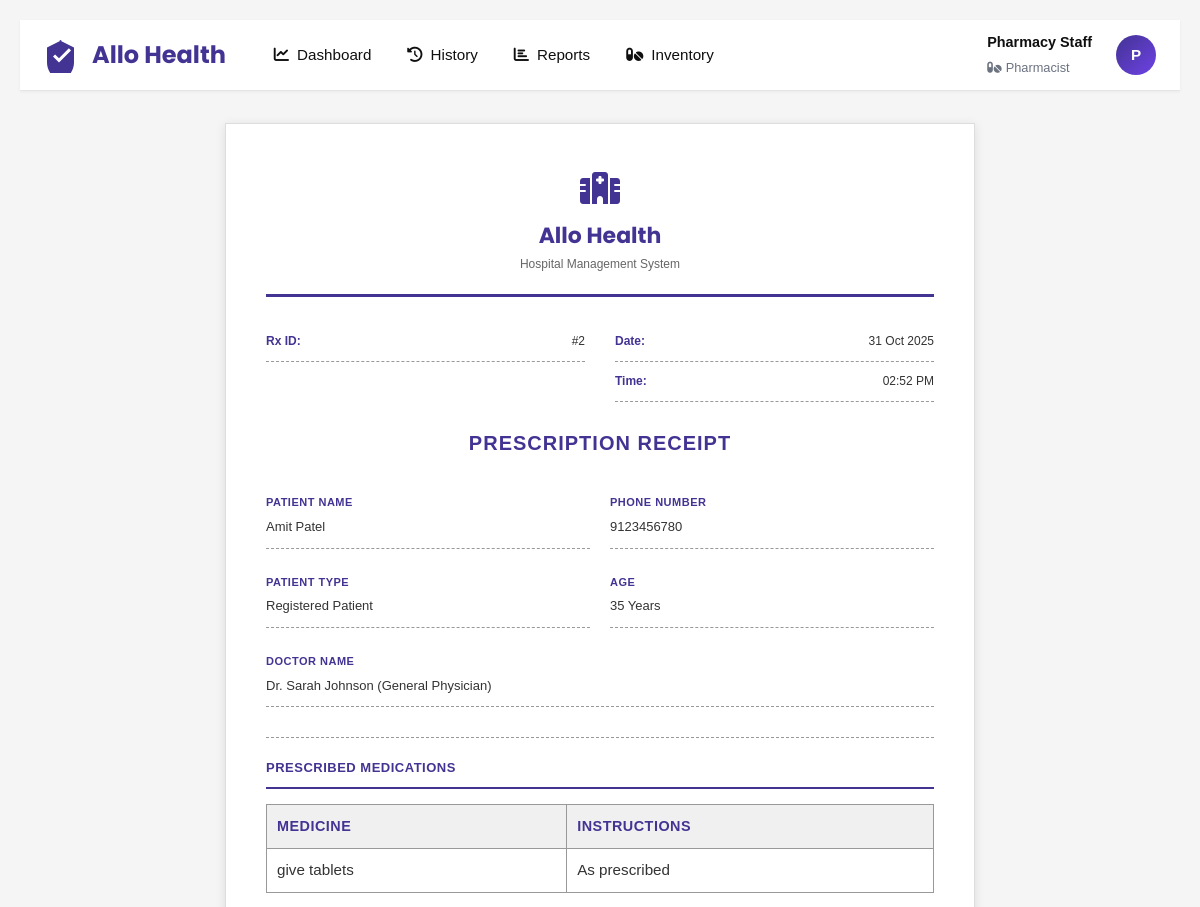
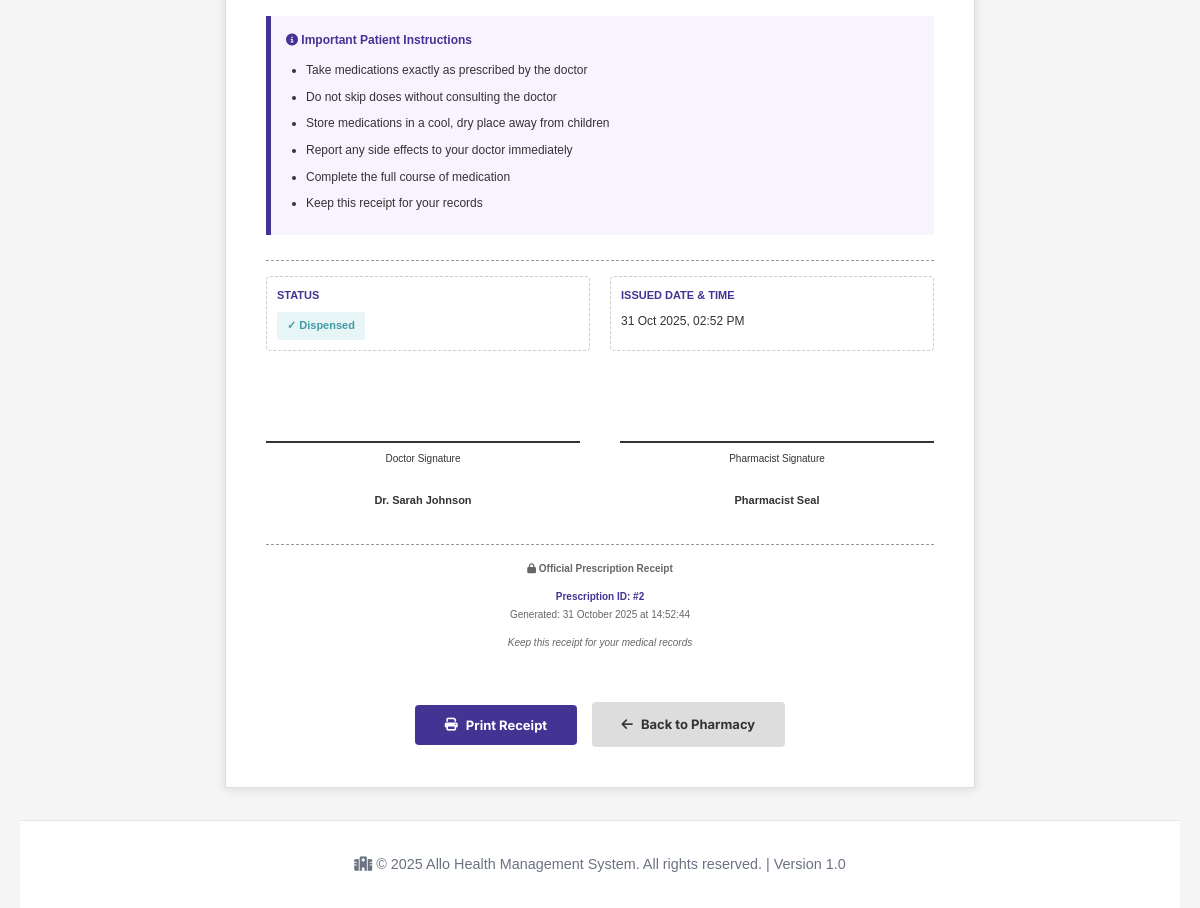
The app's page /pharmacy/prescription/2/print (signed in) with its own data (2 pictures, top to bottom).
### app.py (models this page shows, shortened)
class User(UserMixin, db.Model):
    __tablename__ = 'users'
    id = db.Column(db.Integer, primary_key=True)
    emp_no = db.Column(db.String(80), unique=True, nullable=False, index=True)
    email = db.Column(db.String(120), unique=True, nullable=False, index=True)
    password_hash = db.Column(db.String(255), nullable=False)
    full_name = db.Column(db.String(120))
    role = db.Column(db.String(20), nullable=False, default='receptionist')  # admin, receptionist, doctor, pharmacist
    is_active = db.Column(db.Boolean, default=True)
    created_at = db.Column(db.DateTime, default=datetime.utcnow)
    doctor_profile = db.relationship('Doctor', backref='user', uselist=False, cascade='all, delete-orphan')
    appointments_created = db.relationship('Appointment', backref='creator', foreign_keys='Appointment.created_by')

class Prescription(db.Model):
    __tablename__ = 'prescriptions'
    id = db.Column(db.Integer, primary_key=True)
    patient_id = db.Column(db.Integer, db.ForeignKey('patients.id'), nullable=True, index=True)  # Changed to nullable=True
    doctor_id = db.Column(db.Integer, db.ForeignKey('doctors.id'), nullable=False, index=True)
    queue_entry_id = db.Column(db.Integer, db.ForeignKey('queue_entries.id'), nullable=True)
    medication_details = db.Column(db.Text, nullable=False)
    status = db.Column(db.String(20), default='Issued', index=True)
    walk_in_name = db.Column(db.String(120))
    walk_in_phone = db.Column(db.String(20))
    created_at = db.Column(db.DateTime, default=datetime.utcnow)
    dispensed_at = db.Column(db.DateTime)
    dispensed_by = db.Column(db.Integer, db.ForeignKey('users.id'))
    queue_entry = db.relationship('QueueEntry', backref='prescriptions')
    dispenser = db.relationship('User', foreign_keys=[dispensed_by])
    def get_patient_name(self):
        return self.patient.name if self.patient else self.walk_in_name
    def get_patient_phone(self):
        return self.patient.phone if self.patient else self.walk_in_phone

class Patient(db.Model):
    __tablename__ = 'patients'
    id = db.Column(db.Integer, primary_key=True)
    name = db.Column(db.String(120), nullable=False)
    phone = db.Column(db.String(20), nullable=False, index=True)
    email = db.Column(db.String(120))
    gender = db.Column(db.String(20))
    age = db.Column(db.Integer)
    address = db.Column(db.Text)
    notes = db.Column(db.Text)
    created_at = db.Column(db.DateTime, default=datetime.utcnow)
    appointments = db.relationship('Appointment', backref='patient', lazy='dynamic')
    queue_entries = db.relationship('QueueEntry', backref='patient', lazy='dynamic')
    prescriptions = db.relationship('Prescription', backref='patient', lazy='dynamic')

class Doctor(db.Model):
    __tablename__ = 'doctors'
    id = db.Column(db.Integer, primary_key=True)
    user_id = db.Column(db.Integer, db.ForeignKey('users.id'), nullable=False, unique=True)
    specialization = db.Column(db.String(100), nullable=False, index=True)
    gender = db.Column(db.String(20))
    location = db.Column(db.String(200), index=True)
    phone = db.Column(db.String(20))
    availability = db.Column(db.Text)
    consultation_fee = db.Column(db.Float, default=0.0)
    is_active = db.Column(db.Boolean, default=True)
    created_at = db.Column(db.DateTime, default=datetime.utcnow)
    appointments = db.relationship('Appointment', backref='doctor', lazy='dynamic', cascade='all, delete-orphan')
    queue_entries = db.relationship('QueueEntry', backref='doctor', lazy='dynamic')
    prescriptions = db.relationship('Prescription', backref='doctor', lazy='dynamic')

### app.py (the view)
@app.route('/pharmacy/prescription/<int:id>/print')
@login_required
@pharmacist_required
def print_prescription(id):
    prescription = Prescription.query.get_or_404(id)
    return render_template('prescription_print.html', prescription=prescription)

### templates/prescription_print.html (shortened to what this page needs)
{% extends "base.html" %}  {% block extra_css %}
<link
  rel="stylesheet"
  href="https://cdnjs.cloudflare.com/ajax/libs/font-awesome/6.4.0/css/all.min.css"
/>
{% endblock %} {% block content %}
<div class="prescription-wrapper">
  <div class="header">
    <div class="header-logo">
      <i class="fas fa-hospital"></i>
    </div>
    <h2 class="hospital-name">Allo Health</h2>
    <p class="hospital-desc">Hospital Management System</p>
  </div>
  <div class="top-info">
    <div>
      <div class="info-item">
        <span class="info-label">Rx ID:</span>
        <span class="info-value">#{{ prescription.id }}</span>
      </div>
    </div>
    <div>
      <div class="info-item">
        <span class="info-label">Date:</span>
        <span class="info-value"
          >{{ prescription.created_at.strftime('%d %b %Y') }}</span
        >
      </div>
      <div class="info-item">
        <span class="info-label">Time:</span>
        <span class="info-value"
          >{{ prescription.created_at.strftime('%I:%M %p') }}</span
        >
      </div>
    </div>
  </div>
  <div class="title">Prescription Receipt</div>
  <div class="patient-details">
    <div class="detail-row">
      <div class="detail-item">
        <div class="detail-label">Patient Name</div>
        <div class="detail-value">{{ prescription.get_patient_name() }}</div>
      </div>
      <div class="detail-item">
        <div class="detail-label">Phone Number</div>
        <div class="detail-value">{{ prescription.get_patient_phone() }}</div>
      </div>
    </div>
    <div class="detail-row">
      <div class="detail-item">
        <div class="detail-label">Patient Type</div>
        <div class="detail-value">
          {% if prescription.patient %}Registered Patient{% else %}Walk-in
          Patient{% endif %}
        </div>
      </div>
      <div class="detail-item">
        <div class="detail-label">Age</div>
        <div class="detail-value">
          {% if prescription.patient and prescription.patient.age %}{{
          prescription.patient.age }} Years{% else %}N/A{% endif %}
        </div>
      </div>
    </div>
    <div class="detail-row full-width">
      <div class="detail-item full-width">
        <div class="detail-label">Doctor Name</div>
        <div class="detail-value">
          Dr. {{ prescription.doctor.user.full_name }} ({{
          prescription.doctor.specialization }})
        </div>
      </div>
    </div>
  </div>
  <div class="medications-section">
    <div class="section-title">Prescribed Medications</div>
    <table class="med-table">
      <thead>
        <tr>
          <th style="width: 45%">Medicine</th>
          <th style="width: 55%">Instructions</th>
        </tr>
      </thead>
      <tbody>
        {% set meds = prescription.medication_details.split('\n') %} {% for med
        in meds %} {% if med.strip() %} {% set parts = med.split('-') %}
        <tr>
          <td>{{ parts[0].strip() if parts|length > 0 else med }}</td>
          <td>
            {{ parts[1].strip() if parts|length > 1 else 'As prescribed' }}
          </td>
        </tr>
        {% endif %} {% endfor %}
      </tbody>
    </table>
  </div>
  <div class="instructions-box">
    <strong
      ><i class="fas fa-info-circle"></i> Important Patient Instructions</strong
    >
    <ul>
      <li>Take medications exactly as prescribed by the doctor</li>
      <li>Do not skip doses without consulting the doctor</li>
      <li>Store medications in a cool, dry place away from children</li>
      <li>Report any side effects to your doctor immediately</li>
      <li>Complete the full course of medication</li>
      <li>Keep this receipt for your records</li>
    </ul>
  </div>
  <div class="status-section">
    <div class="status-item">
      <div class="status-label">Status</div>
      <div class="status-value">
        <span class="status-badge">
          {% if prescription.status == 'Dispensed' %} ✓ Dispensed {% else %} ⏱
          Pending Dispensing {% endif %}
        </span>
      </div>
    </div>
    <div class="status-item">
      <div class="status-label">Issued Date & Time</div>
      <div class="status-value">
        {{ prescription.created_at.strftime('%d %b %Y, %I:%M %p') }}
      </div>
    </div>
  </div>
  <div class="signature-section">
    <div class="signature-box">
      <span class="label">Doctor Signature</span>
      <div style="margin-top: 25px">
        Dr. {{ prescription.doctor.user.full_name }}
      </div>
    </div>
    <div class="signature-box">
      <span class="label">Pharmacist Signature</span>
      <div style="margin-top: 25px">Pharmacist Seal</div>
    </div>
  </div>
  <div class="footer">
    <p>
      <strong><i class="fas fa-lock"></i> Official Prescription Receipt</strong>
    </p>
    <p class="footer-note">Prescription ID: #{{ prescription.id }}</p>
    <p>
      Generated: {{ prescription.created_at.strftime('%d %B %Y at %H:%M:%S') }}
    </p>
    <p style="margin-top: 10px; font-style: italic">
      Keep this receipt for your medical records
    </p>
  </div>
  <div class="print-btn">
    <button class="btn" onclick="window.print()">
      <i class="fas fa-print"></i> Print Receipt
    </button>
    <a href="{{ url_for('pharmacy') }}" class="btn btn-secondary">
      <i class="fas fa-arrow-left"></i> Back to Pharmacy
    </a>
  </div>
</div>
{% endblock %}

### templates/base.html (shortened to what this page needs)
<!DOCTYPE html>
<html lang="en">
  <head>
    <link
      rel="stylesheet"
      href="https://cdnjs.cloudflare.com/ajax/libs/font-awesome/6.4.0/css/all.min.css"
    />
    {% block extra_css %}{% endblock %}
  </head>
  <body>
    <nav class="navbar">
      <div class="navbar-container">
        {% if current_user.is_authenticated and current_user.role == 'doctor' %}
        <a href="{{ url_for('doctor_dashboard') }}" class="navbar-brand">
          <svg viewBox="0 0 24 24" fill="currentColor">
            <path
              d="M12 2L2 7v10c0 5.55 3.84 10.74 9 12 5.16-1.26 9-6.45 9-12V7l-10-5z"
            />
            <path
              d="M10 17l-4-4 1.41-1.41L10 14.17l6.59-6.59L18 9l-8 8z"
              fill="white"
            />
          </svg>
          <span>Allo Health</span>
        </a>
        {% elif current_user.is_authenticated and current_user.role ==
        'pharmacist' %}
        <a href="{{ url_for('pharmacy') }}" class="navbar-brand">
          <svg viewBox="0 0 24 24" fill="currentColor">
            <path
              d="M12 2L2 7v10c0 5.55 3.84 10.74 9 12 5.16-1.26 9-6.45 9-12V7l-10-5z"
            />
            <path
              d="M10 17l-4-4 1.41-1.41L10 14.17l6.59-6.59L18 9l-8 8z"
              fill="white"
            />
          </svg>
          <span>Allo Health</span>
        </a>
        {% endif %}
        <ul class="navbar-menu" id="navbarMenu">
          {% if current_user.is_authenticated and current_user.role ==
          'pharmacist' %}
          <li>
            <a
              href="{{ url_for('pharmacy') }}"
              class="navbar-link {% if request.endpoint == 'pharmacy' %}active{% endif %}"
              title="Dashboard"
            >
              <i class="fas fa-chart-line"></i>
              <span>Dashboard</span>
            </a>
          </li>
          <li>
            <a
              href="{{ url_for('pharmacy_prescription_history') }}"
              class="navbar-link {% if request.endpoint == 'pharmacy_prescription_history' %}active{% endif %}"
              title="Prescription History"
            >
              <i class="fas fa-history"></i>
              <span>History</span>
            </a>
          </li>
          <li>
            <a
              href="{{ url_for('pharmacy_reports') }}"
              class="navbar-link {% if request.endpoint == 'pharmacy_reports' %}active{% endif %}"
              title="Reports"
            >
              <i class="fas fa-chart-bar"></i>
              <span>Reports</span>
            </a>
          </li>
          <li>
            <a
              href="{{ url_for('pharmacy_inventory') }}"
              class="navbar-link {% if request.endpoint and 'inventory' in request.endpoint %}active{% endif %}"
              title="Inventory"
            >
              <i class="fas fa-pills"></i>
              <span>Inventory</span>
            </a>
          </li>
          {% endif %}
        </ul>
        <div class="navbar-user">
          {% if current_user.is_authenticated %}
          <div class="user-info">
            <div class="user-name">
              {{ current_user.full_name or current_user.emp_no }}
            </div>
            <div class="user-role">
              {% if current_user.role == 'admin' %}
              <i class="fas fa-crown"></i>
              <span>Administrator</span>
              {% elif current_user.role == 'receptionist' %}
              <i class="fas fa-headset"></i>
              <span>Receptionist</span>
              {% elif current_user.role == 'doctor' %}
              <i class="fas fa-stethoscope"></i>
              <span>Doctor</span>
              {% elif current_user.role == 'pharmacist' %}
              <i class="fas fa-pills"></i>
              <span>Pharmacist</span>
              {% else %}
              <i class="fas fa-user"></i>
              <span>Staff</span>
              {% endif %}
            </div>
          </div>
          <div class="user-dropdown" id="userDropdown">
            <div class="user-avatar" onclick="toggleDropdown(event)">
              {{ current_user.emp_no[0].upper() if current_user.emp_no else 'U'
              }}
            </div>
          </div>
          {% endif %}
        </div>
      </div>
    </nav>
    <main class="main-content">{% block content %}{% endblock %}</main>
    <footer>
      <div class="footer-content">
        <p>
          <i class="fas fa-hospital"></i> &copy; 2025 Allo Health Management
          System. All rights reserved. | Version 1.0
        </p>
      </div>
    </footer>
  </body>
</html>

### records on screen
User: full_name "Pharmacy Staff", emp_no "P"
Prescription: id "2", created_at "31 Oct 2025", created_at "02:52 PM", medication_details "give tablets", parts "As prescribed", created_at "31 Oct 2025, 02:52 PM", created_at "31 October 2025 at 14:52:44"
Patient: get_patient_name "Amit Patel", get_patient_phone "9123456780", patient.age "35"
User: doctor.user.full_name "Sarah Johnson"
Doctor: doctor.specialization "General Physician"
